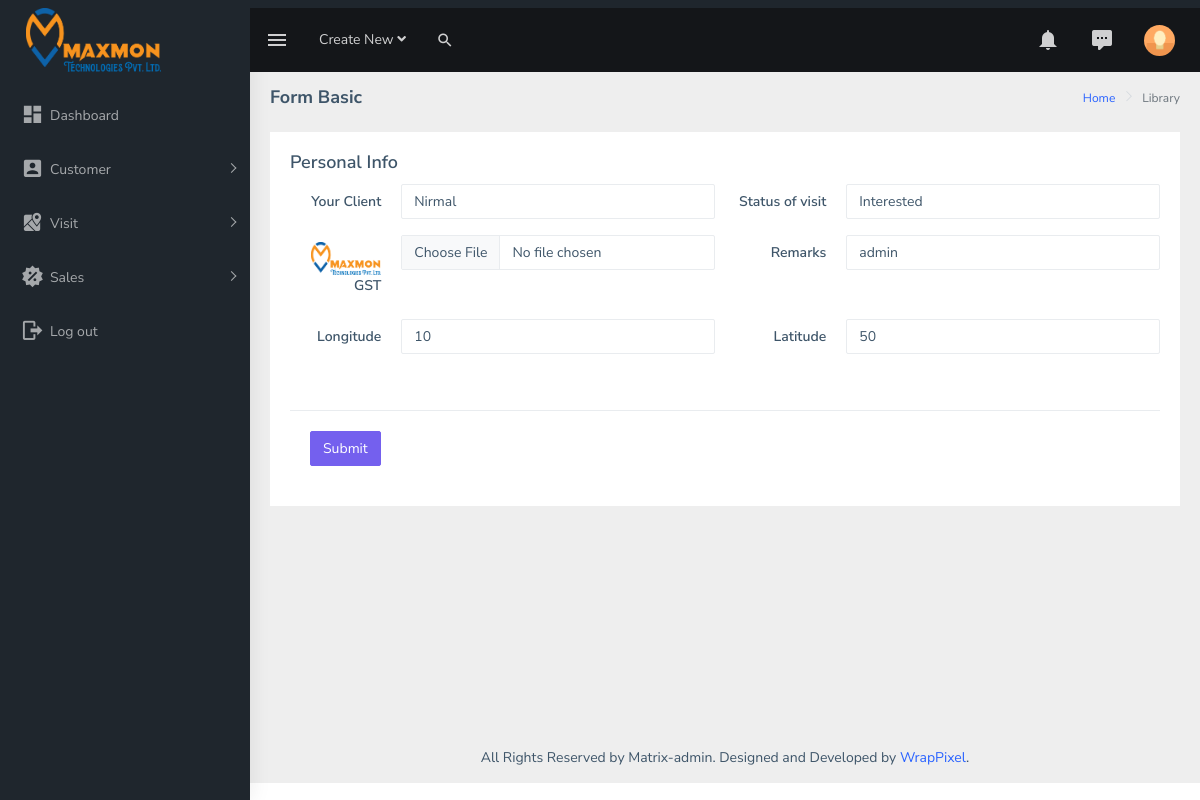
Screenshot of /pages/edit_visit.php?id=11 (signed in) with the database file from the repository.
### tables this page shows
CREATE TABLE `visit` (
  `id` int(8) NOT NULL,
  `client` varchar(100) NOT NULL,
  `status_of_visit` varchar(100) NOT NULL,
  `picture` varchar(100) NOT NULL,
  `remarks` varchar(100) NOT NULL,
  `longitude` varchar(100) NOT NULL,
  `latitude` varchar(100) NOT NULL,
  `time` datetime NOT NULL DEFAULT current_timestamp()
);

### pages/edit_visit.php (the view, shortened to what this page needs)
<?php include("../partials/_header.php") ?>
    <link
      rel="stylesheet"
      type="text/css"
      href="../assets/libs/select2/dist/css/select2.min.css"
    />
    <link
      rel="stylesheet"
      type="text/css"
      href="../assets/libs/jquery-minicolors/jquery.minicolors.css"
    />
    <link
      rel="stylesheet"
      type="text/css"
      href="../assets/libs/bootstrap-datepicker/dist/css/bootstrap-datepicker.min.css"
    />
    <link
      rel="stylesheet"
      type="text/css"
      href="../assets/libs/quill/dist/quill.snow.css"
    />
    <link href="../dist/css/style.min.css" rel="stylesheet" />
  </head>
  <body>
    <div
      id="main-wrapper"
      data-layout="vertical"
      data-navbarbg="skin5"
      data-sidebartype="full"
      data-sidebar-position="absolute"
      data-header-position="absolute"
      data-boxed-layout="full"
    >
       <?php include("../partials/_headertop.php") ?>
      <?php include("../partials/_aside.php") ?>
      <div class="page-wrapper">
        <div class="page-breadcrumb">
          <div class="row">
            <div class="col-12 d-flex no-block align-items-center">
              <h4 class="page-title">Form Basic</h4>
              <div class="ms-auto text-end">
                <nav aria-label="breadcrumb">
                  <ol class="breadcrumb">
                    <li class="breadcrumb-item"><a href="#">Home</a></li>
                    <li class="breadcrumb-item active" aria-current="page">
                      Library
                    </li>
                  </ol>
                </nav>
              </div>
            </div>
          </div>
        </div>
        <div class="container-fluid">
            <div class="card">
              <form class="form-horizontal" method="POST" action="update-visit.php" enctype="multipart/form-data">
                <div class="card-body">
                  <h4 class="card-title">Personal Info</h4>
                    <?php
                      if (isset($_GET['id'])) {
                        $id = $_GET['id'];
                        $query = "SELECT *FROM visit WHERE id=$id";
                        $sql = mysqli_query($conn, $query);
                        $count = mysqli_num_rows($sql);
                        if ($count == 1) {
                            $row = mysqli_fetch_assoc($sql);
                            $client = $row['client'];
                            $status_of_visit = $row['status_of_visit'];
                            $picture = $row['picture'];
                            $remarks = $row['remarks'];
                            $longitude = $row['longitude'];
                            $latitude = $row['latitude'];
                        }
                    }
                    ?>
                  <div class="row">
                    <div class="col-md-6">
                      <div class="form-group row">
                        <label for="fname" class="col-sm-3 text-end control-label col-form-label">Your Client</label>
                        <div class="col-sm-9">
                          <select type="text" class="form-control" name="up_client" >
                            <option value="<?php echo $client; ?>"><?php echo $client; ?></option>
                          </select>
                        </div>
                      </div>
                    </div>
                    <div class="col-md-6">
                      <div class="form-group row">
                        <label  class="col-sm-3 text-end control-label col-form-label">Status of visit</label>
                        <div class="col-sm-9">
                          <select type="text" class="form-control" name="up_statusofvisit" >
                            <option value="<?php echo $status_of_visit; ?>"><?php echo $status_of_visit; ?></option>
                          </select>
                        </div>
                      </div>
                    </div>
                    <div class="col-md-6">
                      <div class="form-group row">
                        <label  class="col-sm-3 text-end control-label col-form-label">
                        <?php
                            if ($picture != "") {
                                ?>
                                <img src="../uploaded/picture/<?php echo $picture; ?>" width="70px" height="auto">
                                <?php
                            }else{
                                echo"<p style='color:red;'>Image is not added</p>";
                            }
                        ?>
                        GST
                        </label>
                        <div class="col-sm-9">
                          <input type="file" class="form-control" name="up_picture"/>
                        </div>
                      </div>
                    </div>
                    <div class="col-md-6">
                      <div class="form-group row">
                        <label for="fname" class="col-sm-3 text-end control-label col-form-label">Remarks</label>
                        <div class="col-sm-9">
                          <input type="text" class="form-control" value="<?php echo $remarks; ?>" name="up_remarks" placeholder="Remarks Here" />
                        </div>
                      </div>
                    </div>
                    <div class="col-md-6">
                      <div class="form-group row">
                        <label for="fname" class="col-sm-3 text-end control-label col-form-label">Longitude</label>
                        <div class="col-sm-9">
                          <input type="number" class="form-control" value="<?php echo $longitude; ?>" name="up_longitude" >
                        </div>
                      </div>
                    </div>
                    <div class="col-md-6">
                      <div class="form-group row">
                        <label for="fname" class="col-sm-3 text-end control-label col-form-label">Latitude</label>
                        <div class="col-sm-9">
                          <input type="number" class="form-control" value="<?php echo $latitude; ?>" name="up_latitude" >
                        </div>
                      </div>
                    </div>
                  </div>
                </div>
                <div class="card-body">
                  <div class="border-top">
                    <div class="card-body">
                      <input type="submit" name="update" class="btn btn-primary"/>
                    </div>
                  </div>
                </div>
              </form>
            </div>
        </div>
        <footer class="footer text-center">
          All Rights Reserved by Matrix-admin. Designed and Developed by
          <a href="https://www.wrappixel.com">WrapPixel</a>.
        </footer>
      </div>
    </div>
  </body>
</html>

### rows the page displays
visit: up_client "Nirmal", up_statusofvisit "Interested", picture (picture), up_remarks "admin", up_longitude "10", up_latitude "50"
